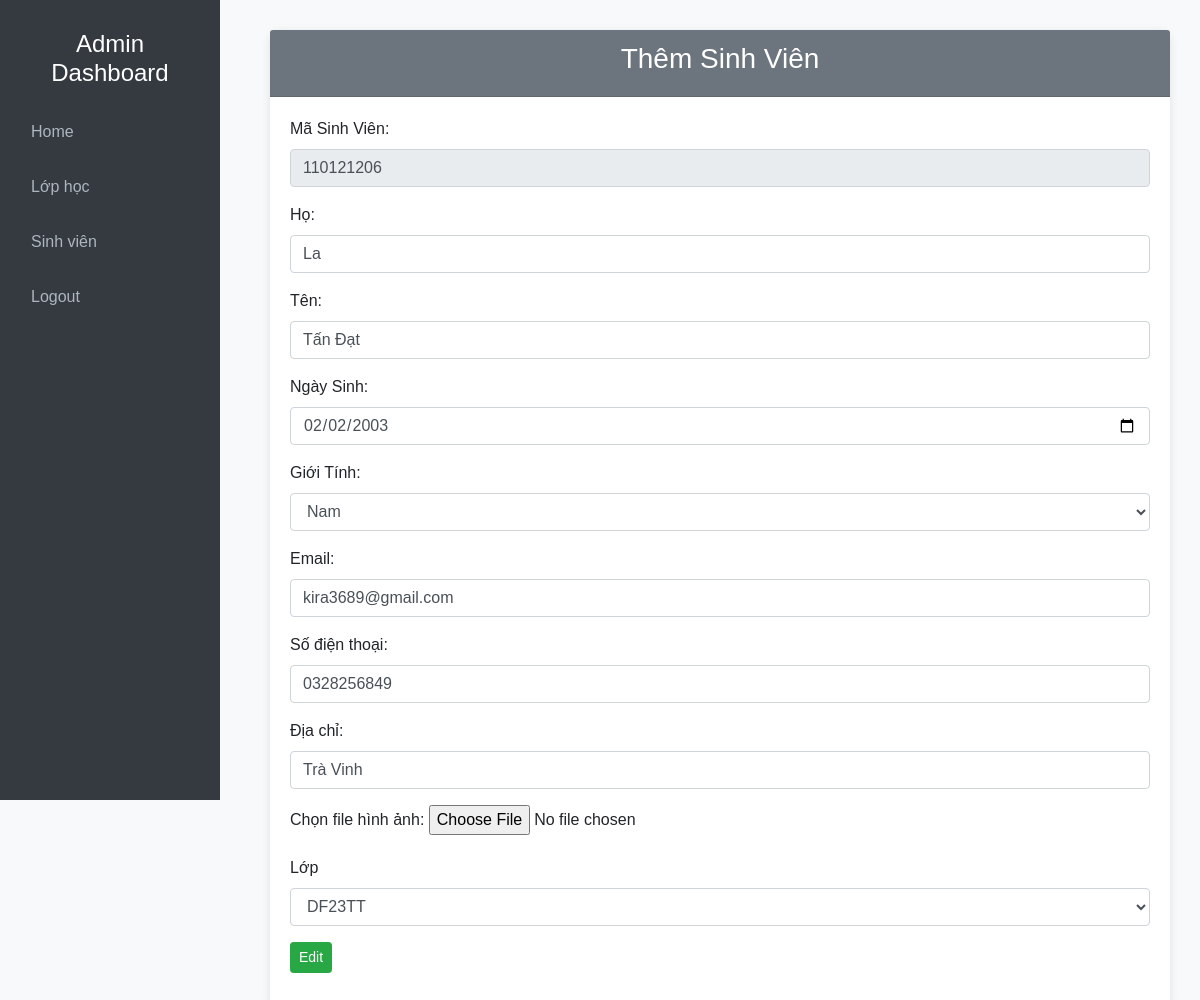
Before: /admin/index.php?action=qlsv&query=sua&masv=110121206 with the older database file.
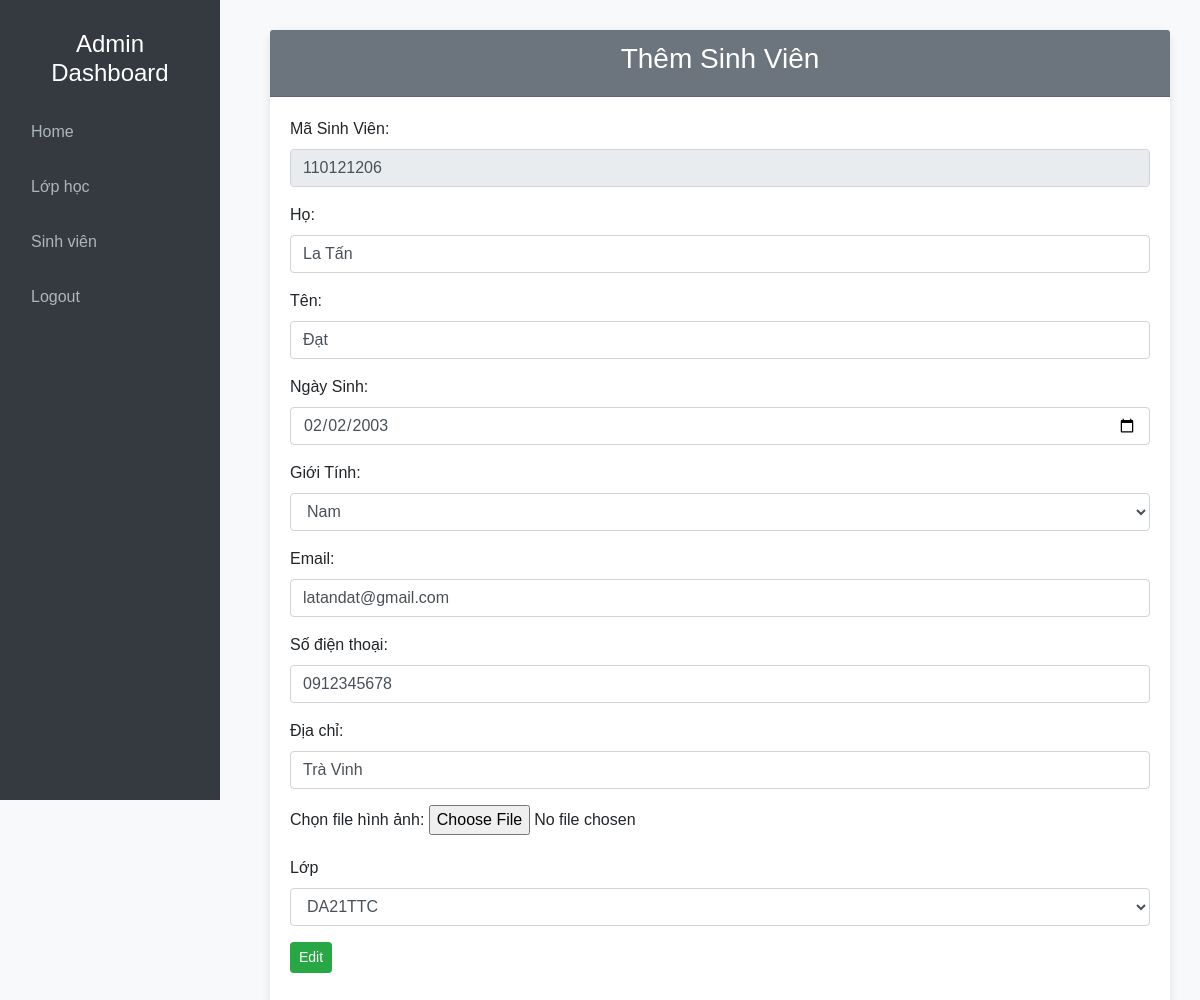
After: the same page with the newer database file.
### tables this page shows
CREATE TABLE `sinhvien` (
  `maSV` varchar(9) NOT NULL COMMENT 'Mã sinh viên',
  `hoLot` varchar(20) NOT NULL COMMENT 'Họ lót',
  `tenSV` varchar(10) NOT NULL COMMENT 'Tên sinh viên',
  `ngaySinh` date NOT NULL COMMENT 'Ngày sinh',
  `gioiTinh` varchar(6) NOT NULL COMMENT 'Giới tính',
  `maLop` varchar(20) NOT NULL COMMENT 'Mã Lớp',
  `email` varchar(255) NOT NULL COMMENT 'Email',
  `soDT` varchar(11) NOT NULL COMMENT 'Số điện thoại',
  `diaChi` text NOT NULL COMMENT 'Địa chỉ',
  `hinhAnh` varchar(255) NOT NULL COMMENT 'Hình ảnh'
);

### admin/modules/qlSV/sua.php (the view, shortened to what this page needs)
<?php
    $sql = "SELECT * FROM sinhvien WHERE maSV ='$_GET[masv]' LIMIT 1";
    $query = mysqli_query($conn, $sql);
?>
<div class="card">
        <div class="card-header bg-secondary text-white text-center">
            <h3>Thêm Sinh Viên</h3>
        </div>
        <div class="card-body">
            <form action="modules/qlSV/xuly.php" method="POST" enctype="multipart/form-data">
                <?php
                    while($row = mysqli_fetch_assoc($query)){
                ?>
                    <div class="form-group">
                        <label for="categoryName">Mã Sinh Viên:</label>
                        <input type="text" class="form-control" name="txtmasv" value="<?php echo $row['maSV']; ?>" readonly>
                    </div>
                    <div class="form-group">
                        <label for="categoryName">Họ:</label>
                        <input type="text" class="form-control" name="txtho" value="<?php echo $row['hoLot'] ?>" required>
                    </div>
                    <div class="form-group">
                        <label for="categoryName">Tên:</label>
                        <input type="text" class="form-control" name="txtten" value="<?php echo $row['tenSV'] ?>" required>
                    </div>
                    <div class="form-group">
                        <label for="categoryName">Ngày Sinh:</label>
                        <input type="date" class="form-control" name="txtngaysinh" value="<?php echo $row['ngaySinh'] ?>" required>
                    </div>
                    <div class="form-group">
                        <label for="categoryName">Giới Tính:</label>
                        <select class="form-control" name="txtgioitinh" required>
                            <?php
                                if($row['gioiTinh'] == "Nam"){ ?>
                                    <option value="Nam" selected>Nam</option>
                            <?php } elseif($row['gioiTinh'] == "Nữ"){ ?>
                                    <option value="Nữ" selected>Nữ</option>
                                    <option value="Nam">Nam</option>
                                    <option value="Khác">Khác</option>
                            <?php } else { ?>
                                    <option value="Nữ">Nữ</option>
                                    <option value="Nam">Nam</option>
                                    <option value="Khác" selected>Khác</option>
                            <?php } ?>
                        </select>
                    </div>
                    <div class="form-group">
                        <label for="categoryName">Email:</label>
                        <input type="text" class="form-control" name="txtemail" value="<?php echo $row['email'] ?>" required>
                    </div>
                    <div class="form-group">
                        <label for="categoryName">Số điện thoại:</label>
                        <input type="tel" class="form-control" name="txtsodienthoai" value="<?php echo $row['soDT'] ?>" required>
                    </div>
                    <div class="form-group">
                        <label for="categoryName">Địa chỉ:</label>
                        <input type="text" class="form-control" name="txtdiachi" value="<?php echo $row['diaChi'] ?>" required>
                    </div>
                    <div class="form-group">
                        <label>Chọn file hình ảnh:</label>
                        <input type="file" name="txthinhanh" value="<?php echo $row['hinhAnh'] ?>">
                    </div>
                    <div class="form-group">
                        <label for="">Lớp</label>
                            <select class="form-control" name = "txtmalop">
                                <?php
                                    $sql_lop = "SELECT * FROM lophoc ORDER BY maLop DESC";
                                    $query_lop = mysqli_query($conn, $sql_lop);
                                    while($row_lop = mysqli_fetch_array($query_lop)){
                                        if($row_lop['maLop'] == $row['maLop']){  ?>
                                            <option selected value="<?php echo $row_lop['maLop']?>"><?php echo $row_lop['maLop']?></option>
                                        <?php
                                        }else{ ?>
                                            <option value="<?php echo $row_lop['maLop']?>"><?php echo $row_lop['maLop']?></option>
                                        <?php
                                        }
                                    } ?>
                            </select>
                    </div>
                    <?php } ?>
                    <div class="form-group">
                    <input onclick = "return confirm('Bạn có thực sự muốn sửa không?')" class="btn btn-sm btn-success" type="submit" name="edit" value="Edit">
                    </div>
            </form>
        </div>
    </div>

Changed rows visible on the page:
changed sinhvien "Nam": txtho "La" → "La Tấn"; txtten "Tấn Đạt" → "Đạt"; txtemail "kira3689@gmail.com" → "latandat@gmail.com"; txtsodienthoai "0328256849" → "0912345678"; txtmalop "DF23TT" → "DA21TTC"
